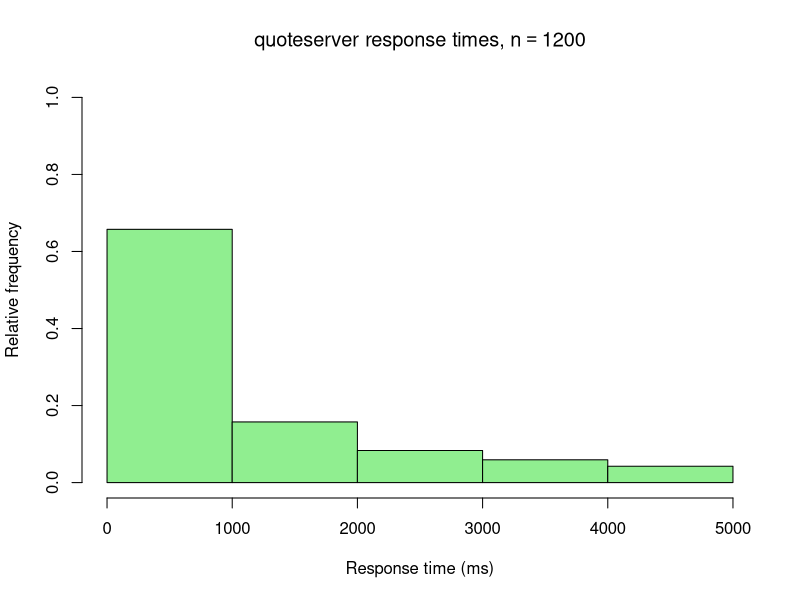

Generate this figure with R:
## ---- chunk 1
times <- read.csv("times.csv", header = F, col.names = c("time"))
times <- times * 1000 # convert sec -> msec
## ---- chunk 2
h = hist(times$time, breaks = c(0, 1000, 2000, 3000, 4000, 5000), plot = F)
h$density = h$counts / sum(h$counts) # change densities to percents
plot(h,
     freq = F,
     col = "lightgreen",
     ylim = range(0:1),
     ylab = "Relative frequency",
     xlab = "Response time (ms)",
     main = bquote("quoteserver response times," ~ n == 1200)
     )
## ---- chunk 3
ev = weighted.mean(h$counts, (h$counts / sum(h$counts)))
print(ev)
## ---- chunk 4
# Collect the offsets from each bucket starting point
allDelays = numeric()
for (i in 1:length(h$breaks) - 1) {
  delays = Filter(function(x) x >= h$breaks[i] && x < h$breaks[i+1], times$time)
  delays = delays - h$breaks[i]
  allDelays = append(allDelays, delays)
}

summary(allDelays)
## ---- chunk 5
tail(sort(allDelays), 10)
## ---- chunk 6
# Compute the values for the above analysis but don't include in the pdf
base = 20
backoff = 5
total = 0
i = 1
while (total <= ev) {
  backoff = backoff*2
  total = total + base + backoff
  i = i + 1
}
print(i - 1) # total iterations
print(total) # time for total iter
print((1 - h$density[1])**(i-1)) # likehood of exceeding EV
print((1 - h$density[1] )**(i-1) * (1 - h$density[1] - h$density[2])) # likehood of exceeding 1sec
